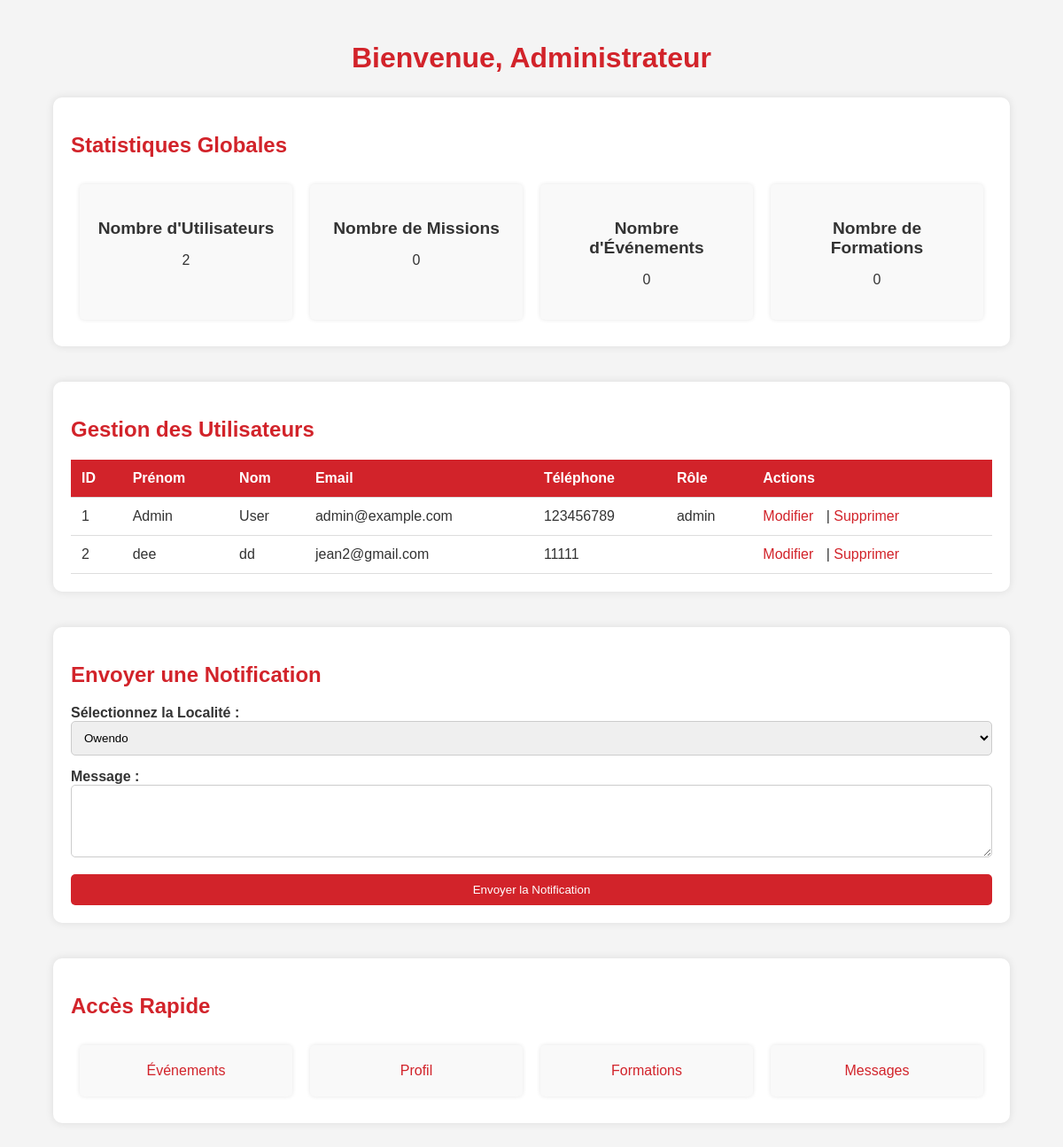
Page /php/admin_dashboard.php (signed in) on the committed database.
### tables this page shows
CREATE TABLE IF NOT EXISTS `users` (
  `id` int NOT NULL AUTO_INCREMENT,
  `first_name` varchar(50) NOT NULL,
  `last_name` varchar(50) NOT NULL,
  `phone` varchar(15) DEFAULT NULL,
  `date_of_birth` date DEFAULT NULL,
  `email` varchar(100) NOT NULL,
  `password` varchar(255) NOT NULL,
  `experience_volontaire` enum('yes','no') NOT NULL,
  `status_volontaire` enum('active','inactive') NOT NULL,
  `localite_id` int NOT NULL,
  `role` enum('user','admin') NOT NULL,
  `created_at` timestamp NULL DEFAULT CURRENT_TIMESTAMP,
  PRIMARY KEY (`id`),
  UNIQUE KEY `email` (`email`)
);

### php/admin_dashboard.php (the view, shortened to what this page needs)
<?php
include 'db.php';
$sql_users = "SELECT * FROM users";
$result_users = $conn->query($sql_users);
$sql_total_users = "SELECT COUNT(*) as total FROM users";
$result_total_users = $conn->query($sql_total_users);
$total_users = $result_total_users->fetch_assoc()['total'];
$sql_total_missions = "SELECT COUNT(*) as total FROM missions";
$result_total_missions = $conn->query($sql_total_missions);
$total_missions = $result_total_missions->fetch_assoc()['total'];
$sql_total_events = "SELECT COUNT(*) as total FROM events";
$result_total_events = $conn->query($sql_total_events);
$total_events = $result_total_events->fetch_assoc()['total'];
$sql_total_trainings = "SELECT COUNT(*) as total FROM trainings";
$result_total_trainings = $conn->query($sql_total_trainings);
$total_trainings = $result_total_trainings->fetch_assoc()['total'];
?>
<!DOCTYPE html>
<html lang="fr">
<head>
    <link rel="stylesheet" href="../css/admin_dashboard.css">
</head>
<body>
    <div class="container">
        <section class="welcome-profile">
            <h1>Bienvenue, Administrateur</h1>
        </section>
        <section class="statistics">
            <h2>Statistiques Globales</h2>
            <div class="stat-grid">
                <div class="stat-item">
                    <h3>Nombre d'Utilisateurs</h3>
                    <p><?php echo $total_users; ?></p>
                </div>
                <div class="stat-item">
                    <h3>Nombre de Missions</h3>
                    <p><?php echo $total_missions; ?></p>
                </div>
                <div class="stat-item">
                    <h3>Nombre d'Événements</h3>
                    <p><?php echo $total_events; ?></p>
                </div>
                <div class="stat-item">
                    <h3>Nombre de Formations</h3>
                    <p><?php echo $total_trainings; ?></p>
                </div>
            </div>
        </section>
        <section class="user-management">
            <h2>Gestion des Utilisateurs</h2>
            <table>
                <tr>
                    <th>ID</th>
                    <th>Prénom</th>
                    <th>Nom</th>
                    <th>Email</th>
                    <th>Téléphone</th>
                    <th>Rôle</th>
                    <th>Actions</th>
                </tr>
                <?php while($row = $result_users->fetch_assoc()): ?>
                <tr>
                    <td><?php echo $row['id']; ?></td>
                    <td><?php echo $row['first_name']; ?></td>
                    <td><?php echo $row['last_name']; ?></td>
                    <td><?php echo $row['email']; ?></td>
                    <td><?php echo $row['phone']; ?></td>
                    <td><?php echo $row['role']; ?></td>
                    <td>
                        <a href="edit_user.php?id=<?php echo $row['id']; ?>">Modifier</a> |
                        <a href="delete_user.php?id=<?php echo $row['id']; ?>">Supprimer</a>
                    </td>
                </tr>
                <?php endwhile; ?>
            </table>
        </section>
        <section class="send-notifications">
            <h2>Envoyer une Notification</h2>
            <form action="send_notification.php" method="POST">
                <div>
                    <label for="localite_id">Sélectionnez la Localité :</label>
                    <select id="localite_id" name="localite_id" required>
                        <option value="1">Owendo</option>
                    </select>
                </div>
                <div>
                    <label for="message">Message :</label>
                    <textarea id="message" name="message" rows="4" required></textarea>
                </div>
                <button type="submit">Envoyer la Notification</button>
            </form>
        </section>
        <section class="quick-access">
            <h2>Accès Rapide</h2>
            <div class="access-grid">
                <a href="../html/events.html" class="access-item">Événements</a>
                <a href=profile.php class="access-item">Profil</a>
                <a href=admin_add_training.php class="access-item">Formations</a>
                <a href="../html/messages.html" class="access-item">Messages</a>
            </div>
        </section>
    </div>
</body>
</html>

### css/admin_dashboard.css (style rules this page uses)
body { font-family: Arial, sans-serif; margin: 0; padding: 0; background-color: #f4f4f4; color: #333; }
.container { width: 90%; margin: 0 auto; padding: 20px; }
h1, h2 { color: #d2232a; }
section { margin-bottom: 40px; }
a { color: #d2232a; text-decoration: none; }
.welcome-profile { text-align: center; margin-bottom: 20px; }
.welcome-profile h1 { font-size: 2em; }
.statistics { background-color: #fff; padding: 20px; border-radius: 10px; box-shadow: 0 0 10px rgba(0, 0, 0, 0.1); }
.stat-grid { display: flex; justify-content: space-between; flex-wrap: wrap; }
.stat-item { flex: 1; margin: 10px; padding: 20px; background-color: #f9f9f9; border-radius: 5px; text-align: center; box-shadow: 0 0 5px rgba(0, 0, 0, 0.1); }
.stat-item h3 { margin-bottom: 10px; font-size: 1.2em; }
.user-management { background-color: #fff; padding: 20px; border-radius: 10px; box-shadow: 0 0 10px rgba(0, 0, 0, 0.1); }
.user-management table { width: 100%; border-collapse: collapse; }
.user-management th, .user-management td { padding: 12px; text-align: left; border-bottom: 1px solid #ddd; }
.user-management th { background-color: #d2232a; color: white; }
.user-management td a { color: #d2232a; margin-right: 10px; }
.quick-access { background-color: #fff; padding: 20px; border-radius: 10px; box-shadow: 0 0 10px rgba(0, 0, 0, 0.1); }
.access-grid { display: flex; justify-content: space-around; flex-wrap: wrap; }
.access-item { flex: 1; text-align: center; padding: 20px; margin: 10px; background-color: #f9f9f9; border-radius: 5px; box-shadow: 0 0 5px rgba(0, 0, 0, 0.1); transition: background-color 0.3s, color 0.3s; }
.send-notifications { background-color: #fff; padding: 20px; border-radius: 10px; box-shadow: 0 0 10px rgba(0, 0, 0, 0.1); }
.send-notifications form { display: flex; flex-direction: column; }
.send-notifications label { margin-bottom: 5px; font-weight: bold; }
.send-notifications select, .send-notifications textarea { margin-bottom: 15px; padding: 10px; border-radius: 5px; border: 1px solid #ccc; box-sizing: border-box; width: 100%; }
.send-notifications button { padding: 10px; background-color: #d2232a; color: white; border: none; border-radius: 5px; cursor: pointer; transition: background-color 0.3s, color 0.3s; }

### rows in the picture
users: id "1", first_name "Admin", last_name "User", email "admin@example.com", phone "123456789", role "admin"
users: id "2", first_name "dee", last_name "dd", email "jean2@gmail.com", phone "11111"

### other values in the picture
$total_users "2"
$total_missions "0"
$total_events "0"
$total_trainings "0"
